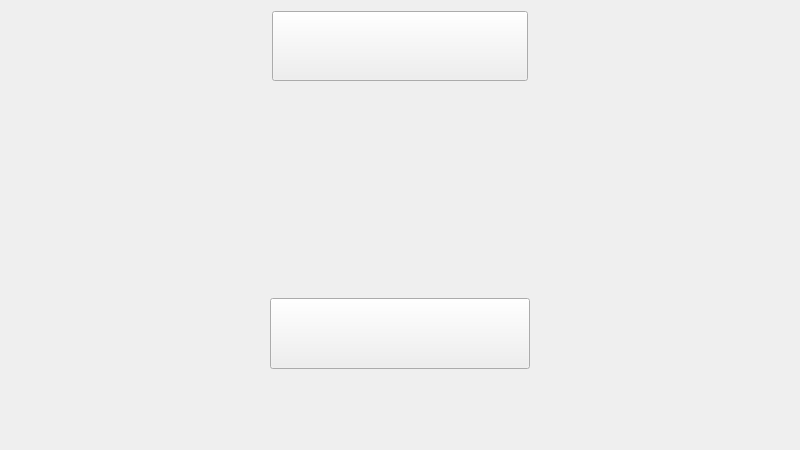
<?xml version="1.0" encoding="UTF-8"?>
<ui version="4.0">
 <class>Load</class>
 <widget class="QWidget" name="Load">
  <property name="geometry">
   <rect>
    <x>0</x>
    <y>0</y>
    <width>800</width>
    <height>450</height>
   </rect>
  </property>
  <property name="sizePolicy">
   <sizepolicy hsizetype="Expanding" vsizetype="Expanding">
    <horstretch>0</horstretch>
    <verstretch>0</verstretch>
   </sizepolicy>
  </property>
  <property name="windowTitle">
   <string>Form</string>
  </property>
  <layout class="QGridLayout" name="gridLayout_2">
   <item row="0" column="0">
    <layout class="QGridLayout" name="gridLayout">
     <item row="0" column="1">
      <widget class="QPushButton" name="pushButton_2">
       <property name="sizePolicy">
        <sizepolicy hsizetype="Preferred" vsizetype="Preferred">
         <horstretch>0</horstretch>
         <verstretch>0</verstretch>
        </sizepolicy>
       </property>
       <property name="text">
        <string/>
       </property>
      </widget>
     </item>
     <item row="0" column="2">
      <spacer name="verticalSpacer">
       <property name="orientation">
        <enum>Qt::Vertical</enum>
       </property>
       <property name="sizeHint" stdset="0">
        <size>
         <width>20</width>
         <height>40</height>
        </size>
       </property>
      </spacer>
     </item>
     <item row="0" column="0">
      <spacer name="verticalSpacer_6">
       <property name="orientation">
        <enum>Qt::Vertical</enum>
       </property>
       <property name="sizeHint" stdset="0">
        <size>
         <width>20</width>
         <height>40</height>
        </size>
       </property>
      </spacer>
     </item>
     <item row="2" column="0" colspan="3">
      <spacer name="verticalSpacer_2">
       <property name="orientation">
        <enum>Qt::Vertical</enum>
       </property>
       <property name="sizeHint" stdset="0">
        <size>
         <width>20</width>
         <height>40</height>
        </size>
       </property>
      </spacer>
     </item>
     <item row="3" column="0" colspan="3">
      <spacer name="verticalSpacer_3">
       <property name="orientation">
        <enum>Qt::Vertical</enum>
       </property>
       <property name="sizeHint" stdset="0">
        <size>
         <width>20</width>
         <height>40</height>
        </size>
       </property>
      </spacer>
     </item>
     <item row="4" column="0" colspan="3">
      <spacer name="verticalSpacer_4">
       <property name="orientation">
        <enum>Qt::Vertical</enum>
       </property>
       <property name="sizeHint" stdset="0">
        <size>
         <width>20</width>
         <height>40</height>
        </size>
       </property>
      </spacer>
     </item>
     <item row="6" column="0" colspan="3">
      <spacer name="verticalSpacer_5">
       <property name="orientation">
        <enum>Qt::Vertical</enum>
       </property>
       <property name="sizeHint" stdset="0">
        <size>
         <width>20</width>
         <height>40</height>
        </size>
       </property>
      </spacer>
     </item>
     <item row="5" column="0" colspan="3">
      <layout class="QHBoxLayout" name="horizontalLayout">
       <item>
        <spacer name="horizontalSpacer">
         <property name="orientation">
          <enum>Qt::Horizontal</enum>
         </property>
         <property name="sizeHint" stdset="0">
          <size>
           <width>40</width>
           <height>20</height>
          </size>
         </property>
        </spacer>
       </item>
       <item>
        <widget class="QPushButton" name="pushButton">
         <property name="sizePolicy">
          <sizepolicy hsizetype="Expanding" vsizetype="Expanding">
           <horstretch>0</horstretch>
           <verstretch>0</verstretch>
          </sizepolicy>
         </property>
         <property name="minimumSize">
          <size>
           <width>225</width>
           <height>50</height>
          </size>
         </property>
         <property name="font">
          <font>
           <family>Agency FB</family>
           <weight>75</weight>
           <bold>true</bold>
          </font>
         </property>
         <property name="text">
          <string/>
         </property>
        </widget>
       </item>
       <item>
        <spacer name="horizontalSpacer_2">
         <property name="orientation">
          <enum>Qt::Horizontal</enum>
         </property>
         <property name="sizeHint" stdset="0">
          <size>
           <width>40</width>
           <height>20</height>
          </size>
         </property>
        </spacer>
       </item>
      </layout>
     </item>
    </layout>
   </item>
  </layout>
 </widget>
 <resources/>
 <connections/>
</ui>
